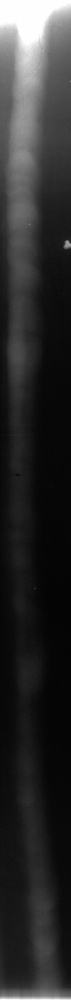
#> input picture house/227/1-2weld.jpg, 71 x 1000 px, shrunk from 249 x 3509 before the run; its folder holds only this picture in this run
$ python test227.py
#> lines starting #> are read from the running program, lines starting #| are printed output that depends on the picture
#> further down, i is the input picture: shape (1000, 71, 3); min 3, max 255, mean 44.9
'''
@lanhuage: python
@Descripttion:
@version: beta
@Author: xiaoshuyui
@Date: 2020-02-27 17:01:01
@LastEditors: xiaoshuyui
@LastEditTime: 2020-03-24 17:03:28
'''
import cv2
import numpy as np
import os
import matplotlib.pyplot as plt
# from sklearn.preprocessing import MinMaxScaler


BASE_DIR = os.path.abspath(os.curdir)
model_ROOT = os.path.join(BASE_DIR, 'static')
image_ROOT = os.path.join(BASE_DIR,"images")
# print(image_ROOT)


def FT(src):
    lab = cv2.cvtColor(src,cv2.COLOR_BGR2LAB)
#> lab: shape (1000, 71, 3); mean of channels 0, 1, 2 45.1, 128, 128
    gaussian_blur=cv2.GaussianBlur(src,(5,5),0)

    mean_lab = np.mean(lab,axis=(0,1))
#> mean_lab = [45.09, 128, 128]
    print(mean_lab.shape)
#| (3,)

    salient_map = (gaussian_blur - mean_lab)*(gaussian_blur - mean_lab)
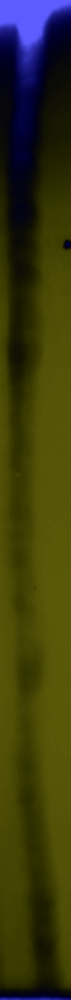
#> salient_map: shape (1000, 71, 3) float64; mean B, G, R 2930.5, 9829.9, 9829.9; drawn with min black and max white
    salient_map = (salient_map-np.amin(salient_map))/(np.amax(salient_map)-np.amin(salient_map))
    # salient_map = np.array(salient_map,dtype=np.uint8)
    # print(np.min(salient_map))
    # salient_map = (1-salient_map) * 255
    salient_map = salient_map*255
    salient_map = np.array(salient_map,dtype=np.uint8)
    salient_map = cv2.cvtColor(salient_map,cv2.COLOR_BGR2GRAY)
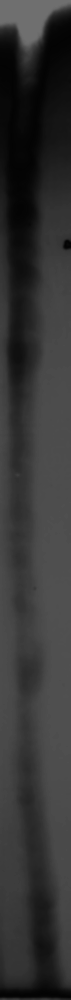
#> salient_map: shape (1000, 71); min 3, max 111, mean 52.3
    salient_map = np.array(salient_map,dtype=np.float32)

    salient_map = salient_map/np.max(salient_map)*255
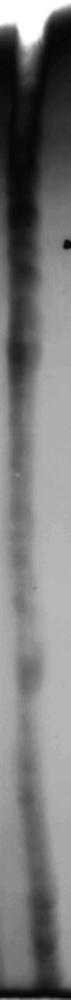
#> salient_map: shape (1000, 71) float32; min 6.89, max 255, mean 120.1
    salient_map = np.array(salient_map,dtype=np.uint8)

    salient_map = 255 - salient_map
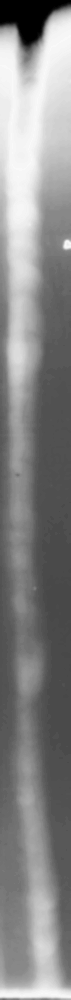
#> salient_map: shape (1000, 71); min 0, max 249, mean 135.4


    # [18 lines of commented-out code are left out]

    return salient_map


if __name__ == "__main__":
    import copy

    # i = cv2.imread(image_ROOT+os.sep+"4-5.jpg")
    i = cv2.imread(BASE_DIR+os.sep+"1-2weld.jpg")


    # i = i.astype(np.uint8)

    i2 = FT(i)
    s_i2 = np.sum(i2)
#> s_i2 = 9614583
    s_h_i2 = np.sum(i2,axis=0)
#> s_h_i2 = 71 values, max 161149 at index 17, min 112926 at index 62, mean 135416.7
    s = 0
    times = 0
    for i in s_h_i2:
        if s>0.5*s_i2:
            break
        else:
            s = s+i
            times = times + 1
#> this loop made 34 passes
#> (i, s) on passes 1 to 12: (125894, 125894), (126508, 252402), (128118, 380520), (129776, 510296), (130999, 641295), (132185, 773480), (134492, 907972), (138035, 1046007), (141757, 1187764), (145425, 1333189), (148930, 1482119), (151893, 1634012)
#> i on pass 34: 147570
#> after the loop, s = 4924196; times = 33

    print(times)
#| 33

    # i3 = copy.deepcopy(i2)

    print(np.max(i2))
#| 249

#> (the run stopped early here; a loop or call above may not have finished)
